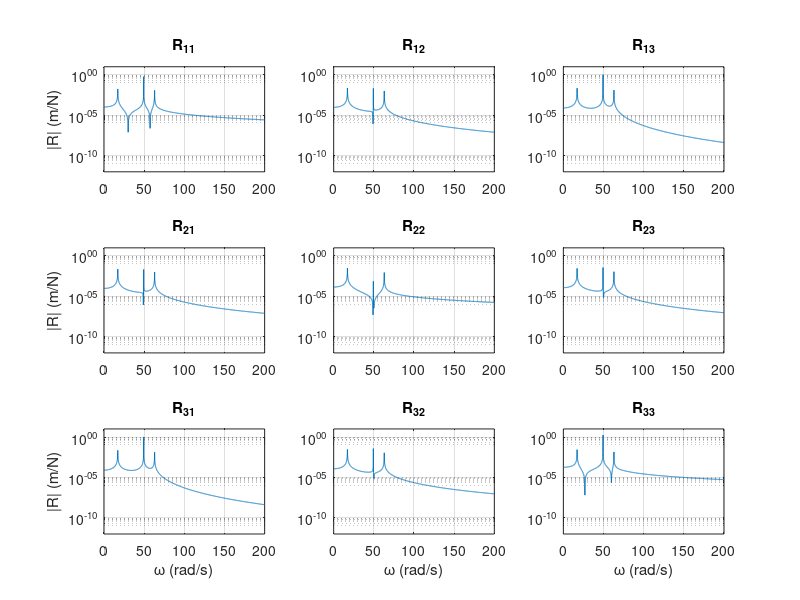

Source code (MATLAB):
% Programa para frecuencias naturales
% y formas modales de sistemas de multiples
% grados de libertad de parametros concentrados
% y estimacion de la receptancia
% Sergio Rojas 2026_10_29
% Adaptado al sistema 3 de la tarea 8 (3 GDL)
clc, clear, close all
% Definir el sistema vibratorio
k1=3000; k2=5000; k3=17000; k4=10000; k5=2000;
m1=10; m2=15; m3=5;
disp("Matriz de masa")
M=diag([m1 m2 m3])
disp("Matriz de rigidez")
K=[k1+k2+k3  -k3     0;
   -k3       k3+k4  -k4;
   0        -k4      k4+k5]
%Valores y vectores caracteristicos
[vec,val]=eig(M\K);
[lambda,orden]=sort(diag(val));
vec=vec(:,orden);
disp("Vectores caracteristicos (cada columna es un modo, x1=1)")
vec=vec./vec(1,:)
disp("frecuencias naturales (rad/s)")
fn=sqrt(lambda)
% Estimacion de la receptancia
w=0:0.1:200;
n=size(M,1);
for j=1:length(w)
    Re(:,:,j)=inv(-w(j).^2*M+K);
end
% Graficas de receptancia: fila a = respuesta, columna b = fuerza
figure('Position',[50 50 850 700])
for a=1:n
    for b=1:n
        subplot(n,n,(a-1)*n+b)
        semilogy(w,abs(squeeze(Re(a,b,:))))
        grid on, xlim([0 200]), ylim([1e-12 10])
        yticks([1e-10 1e-5 1])
        title(sprintf('R_{%d%d}',a,b))
        if a==n, xlabel('\omega (rad/s)'), end
        if b==1, ylabel('|R| (m/N)'), end
    end
end
